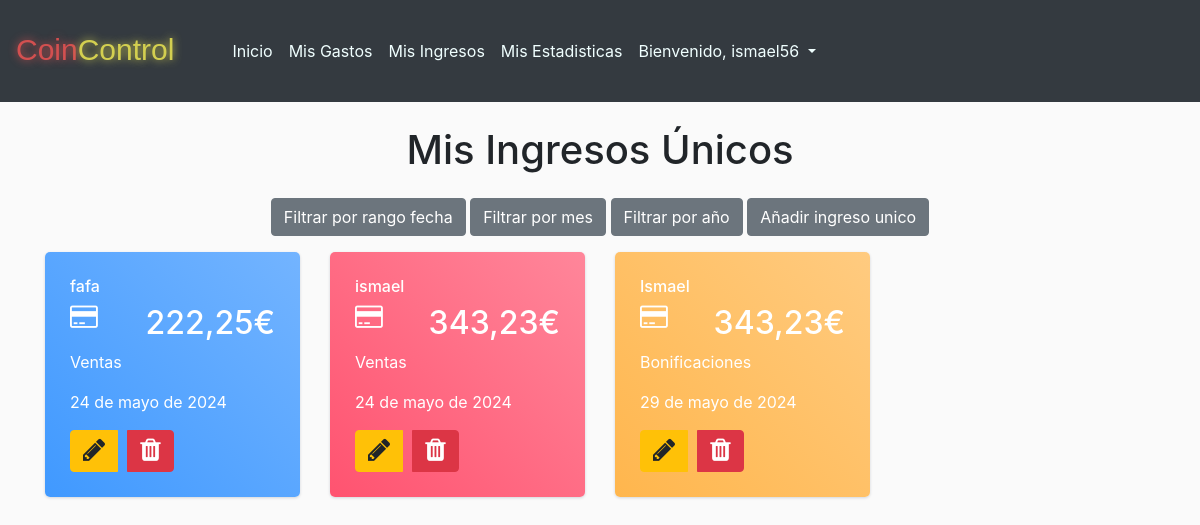
Screenshot of /mis_ingresos/unicos (signed in) with the database file from the repository.
### CoinControllapp/models.py (models this page shows, shortened)
class Ingreso(models.Model):
    usuario = models.ForeignKey(User, on_delete=models.CASCADE)
    nombre = models.CharField(max_length=100, default='No especificado')
    fecha = models.DateField()
    fechaFin = models.DateField(blank=True, null=True)
    cantidad = models.DecimalField(max_digits=10, decimal_places=2)
    categoria = models.CharField(max_length=100)

### CoinControllapp/views_ingresos.py (the view)
# urls.py: path('mis_ingresos/unicos',views_ingresos.ingresosUnicos_view,name='ingreso_unico'),
@login_required
def ingresosUnicos_view(request):
    ingresos = Ingreso.objects.filter(usuario=request.user,fechaFin__isnull= True)
    return render(request, 'mis_ingresos_unicos.html', {'ingresos': ingresos})

### CoinControllapp/templates/mis_ingresos_unicos.html (shortened to what this page needs)
{% extends 'base.html' %} {% block content %}
<div class="container">
    <h1 class="mt-4 mb-4 text-center">Mis Ingresos Únicos</h1>
    <div class="text-center mb-3">
        <button id="toggleFormBtn" class="btn btn-secondary ">Filtrar por rango fecha</button>
        <button id="toggleFormBtn2" class="btn btn-secondary ">Filtrar por mes</button>
        <button id="toggleFormBtn3" class="btn btn-secondary ">Filtrar por año</button>
        <a href="{% url 'new_ingreso_unico' %}" class="btn btn-secondary ">Añadir ingreso unico</a>
    </div>
    <div class="row">
        {% for ingreso in ingresos %}
        {% if forloop.counter0|divisibleby:4 %}
        <div class="col-md-4 col-xl-3">
            <div class="card bg-c-blue order-card">
                <div class="card-block">
                    <h6 class="m-b-20">{{ ingreso.nombre }}</h6>
                    <h2 class="text-right"><i class="fa fa-credit-card f-left"></i><span>{{ ingreso.cantidad }}€</span>
                    </h2>
                    <p class="m-b-0">{{ ingreso.categoria }}</p>
                    <p class="m-b-0">{{ ingreso.fecha }}</p>
                    <div class="btn-group" role="group" aria-label="Botones de acción">
                        <a href="{% url 'editar_ingreso_unico_view' ingreso.id %}" class="btn btn-warning" role="button" title="Editar"><i class="fa fa-pencil"></i></a>
                        <div class="btn-group-divider" style="width: 10px;"></div>
                        <a href="{% url 'borrar_ingreso_unico' ingreso.id %}" class="btn btn-danger" role="button" title="Borrar"><i class="fa fa-trash"></i></a>
                    </div>
                </div>
            </div>
        </div>
        {% elif forloop.counter0|divisibleby:2 %}
        <div class="col-md-4 col-xl-3">
            <div class="card bg-c-yellow order-card">
                <div class="card-block">
                    <h6 class="m-b-20">{{ ingreso.nombre }}</h6>
                    <h2 class="text-right"><i class="fa fa-credit-card f-left"></i><span>{{ ingreso.cantidad }}€</span>
                    </h2>
                    <p class="m-b-0">{{ ingreso.categoria }}</p>
                    <p class="m-b-0">{{ ingreso.fecha }}</p>
                    <div class="btn-group" role="group" aria-label="Botones de acción">
                        <a href="{% url 'editar_ingreso_unico_view' ingreso.id %}" class="btn btn-warning" role="button" title="Editar"><i class="fa fa-pencil"></i></a>
                        <div class="btn-group-divider" style="width: 10px;"></div>
                        <a href="{% url 'borrar_ingreso_unico' ingreso.id %}" class="btn btn-danger" role="button" title="Borrar"><i class="fa fa-trash"></i></a>
                    </div>
                </div>
            </div>
        </div>
        {% else %}
        <div class="col-md-4 col-xl-3">
            <div class="card bg-c-pink order-card">
                <div class="card-block">
                    <h6 class="m-b-20">{{ ingreso.nombre }}</h6>
                    <h2 class="text-right"><i class="fa fa-credit-card f-left"></i><span>{{ ingreso.cantidad }}€</span>
                    </h2>
                    <p class="m-b-0">{{ ingreso.categoria }}</p>
                    <p class="m-b-0">{{ ingreso.fecha }}</p>
                    <div class="btn-group" role="group" aria-label="Botones de acción">
                        <a href="{% url 'editar_ingreso_unico_view' ingreso.id %}" class="btn btn-warning" role="button" title="Editar"><i class="fa fa-pencil"></i></a>
                        <div class="btn-group-divider" style="width: 10px;"></div>
                        <a href="{% url 'borrar_ingreso_unico' ingreso.id %}" class="btn btn-danger" role="button" title="Borrar"><i class="fa fa-trash"></i></a>
                    </div>
                </div>
            </div>
        </div>
        {% endif %}
        {% endfor %}
    </div>
</div>
{% endblock %}

### CoinControllapp/templates/base.html (shortened to what this page needs)
<!DOCTYPE html>
<html lang="es">
<head>
    <link href="https://stackpath.bootstrapcdn.com/bootstrap/4.5.2/css/bootstrap.min.css" rel="stylesheet">
    <link href="https://maxcdn.bootstrapcdn.com/font-awesome/4.3.0/css/font-awesome.min.css" rel="stylesheet">
</head>
<header>
    <nav class="navbar navbar-expand-lg navbar-light bg-dark">
        <h1>
            <p class="coin">Coin
            <p class="controll">Control</p>
            </p>
        </h1>
        <div class="collapse navbar-collapse" id="navbarNav">
            <ul class="navbar-nav">
                <li class="nav-item active">
                    <a class="nav-link" style="color: azure;" href={% url 'home' %}>Inicio <span class="sr-only">(current)</span></a>
                </li>
                {% if user.is_authenticated %}
                <li class="nav-item active">
                    <a class="nav-link"style="color: azure;"  href={% url 'mis_gastos' %}>Mis Gastos
                </li>
                <li class="nav-item active">
                    <a class="nav-link"style="color: azure;"  href={% url 'mis_ingresos' %}>Mis Ingresos
                </li>
                <li class="nav-item active">
                    <a class="nav-link"style="color: azure;"  href={% url 'mis_estadisticas' %}>Mis Estadisticas
                </li>
                <li class="nav-item dropdown active">
                    <a class="nav-link dropdown-toggle bg-dark" style="color: azure;"  href="#" id="navbarDropdownMenuLink" role="button"
                        data-toggle="dropdown" aria-haspopup="true" aria-expanded="false">
                        Bienvenido, {{ request.user.username }}
                    </a>
                </li>
                {% endif %}
            </ul>
        </div>
    </nav>
</header>
<body>
    {% block content %}{% endblock %}
</body>
</html>

### CoinControllapp/templates/base.html (style rules this page uses)
body { background-color: #3c8ddf; }
.coin { text-align: left; font-family: Arial; font-size: 30px; color: #d35050; text-shadow: 0px 0px 9px #d35050; width: auto; }
.coin, .controll { display: inline-block; margin-top: 15%; margin-bottom: auto; }
.controll { width: auto; text-align: left; font-family: Arial; font-size: 30px; color: #d3cf50; text-shadow: 0px 0px 9px #d3cf50; }

### CoinControllapp/templates/mis_ingresos_unicos.html (style rules this page uses)
body { background: #FAFAFA; }
.order-card { color: #fff; }
.bg-c-blue { background: linear-gradient(45deg, #4099ff, #73b4ff); }
.bg-c-yellow { background: linear-gradient(45deg, #FFB64D, #ffcb80); }
.bg-c-pink { background: linear-gradient(45deg, #FF5370, #ff869a); }
.card { border-radius: 5px; -webkit-box-shadow: 0 1px 2.94px 0.06px rgba(4, 26, 55, 0.16); box-shadow: 0 1px 2.94px 0.06px rgba(4, 26, 55, 0.16); border: none; margin-bottom: 30px; -webkit-transition: all 0.3s ease-in-out; transition: all 0.3s ease-in-out; }
.card .card-block { padding: 25px; }
.order-card i { font-size: 26px; }
.f-left { float: left; }

### rows the page displays
Ingreso: nombre "fafa", cantidad "222,25", categoria "Ventas", fecha "24 de mayo de 2024"
Ingreso: nombre "ismael", cantidad "343,23", categoria "Ventas", fecha "24 de mayo de 2024"
Ingreso: nombre "Ismael", cantidad "343,23", categoria "Bonificaciones", fecha "29 de mayo de 2024"

### other values shown
{{ request.user.username }} "ismael56"
